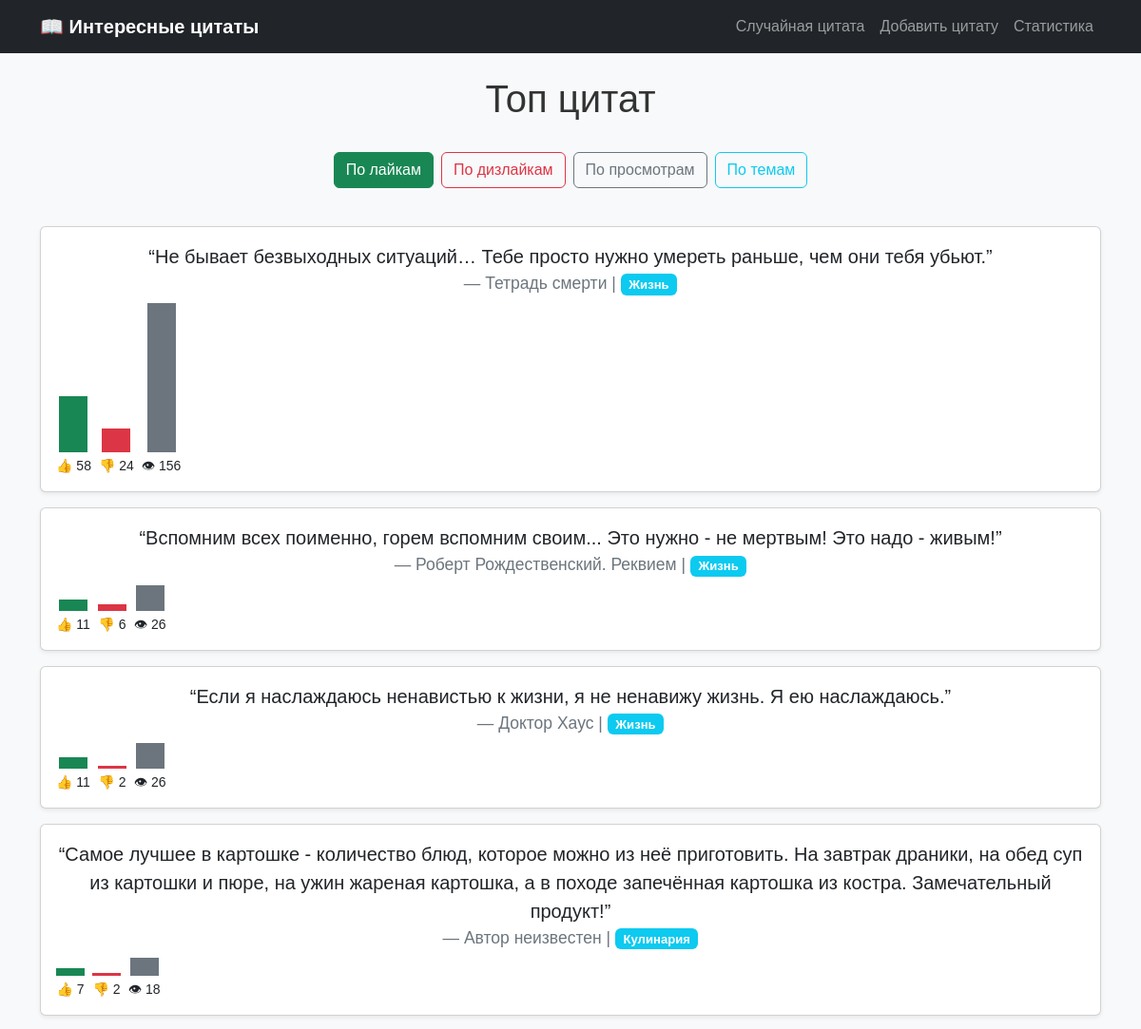
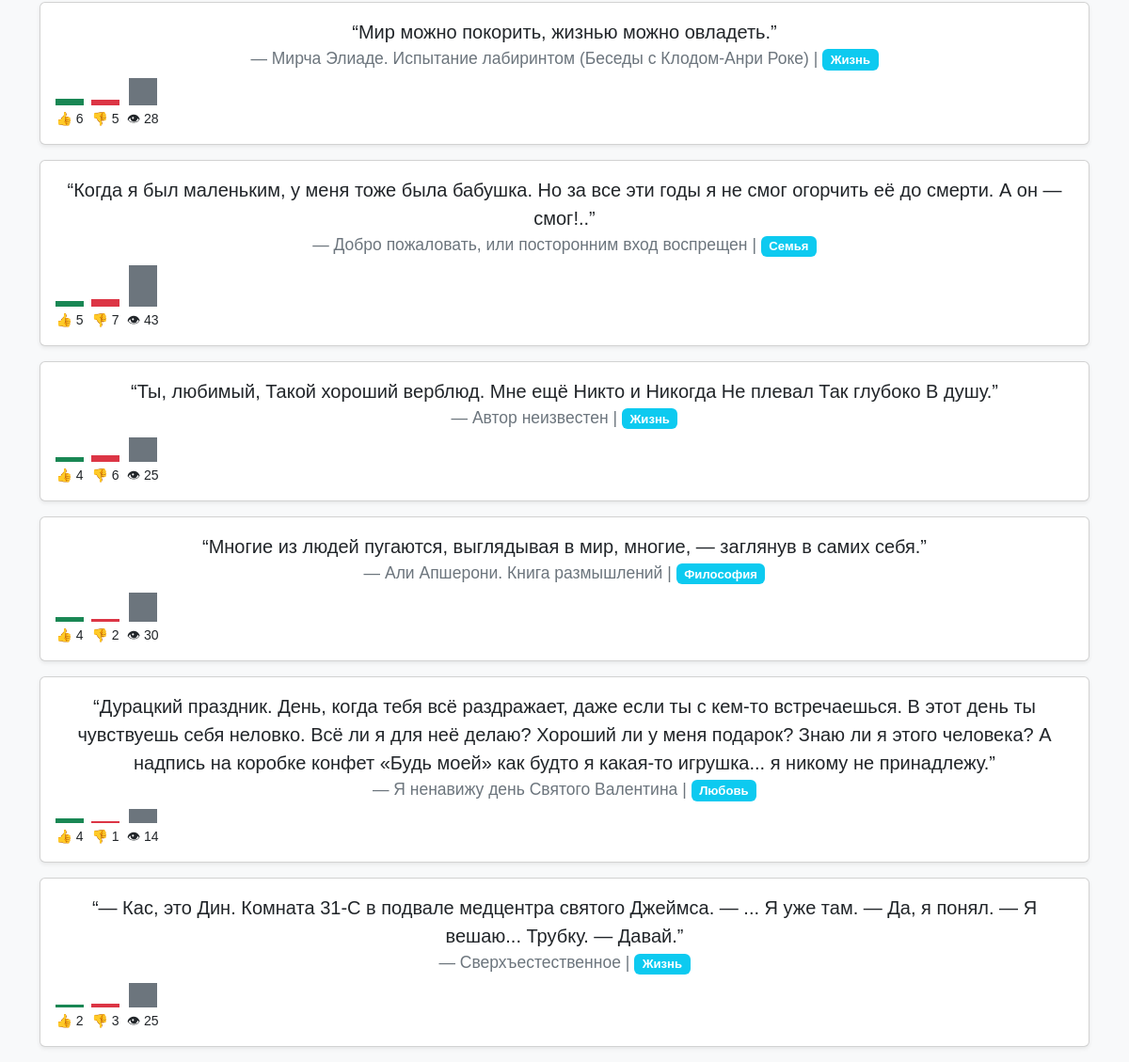
The page /top/ on the database its author committed (2 pictures, top to bottom).
### quotes/models.py (models this page shows, shortened)
class Quote(models.Model):
    text = models.TextField("Текст цитаты", unique=True, error_messages={"unique":"Такая цитата уже существует"})
    source = models.CharField("Источник", max_length=200)
    topic = models.CharField("Тема", max_length=50, choices=TOPIC_CHOICES, default='unknown')
    weight = models.PositiveIntegerField("Вес", default=1, validators=[MinValueValidator(1), MaxValueValidator(10)])
    likes = models.IntegerField(default=0)
    dislikes = models.IntegerField(default=0)
    views = models.IntegerField(default=0)

### quotes/views.py (the view)
# urls.py: path('top/', views.top_quotes, name='top_quotes'),
def top_quotes(request):
    sort = request.GET.get('sort', 'likes')  # по умолчанию лайки
    if sort == "likes":
        quotes = Quote.objects.order_by('-likes')[:10]
    elif sort == "dislikes":
        quotes = Quote.objects.order_by('-dislikes')[:10]
    elif sort == "views":
        quotes = Quote.objects.order_by('-views')[:10]
    else:
        quotes = Quote.objects.order_by('-likes')[:10]  # fallback
    return render(request, 'quotes/top_quotes.html', {'quotes': quotes, 'active_page': 'top_quotes', 'sort':sort})

### quotes/templates/quotes/top_quotes.html (shortened to what this page needs)
{% extends 'quotes/top_layout.html' %}
{% block top_content %}
    {% for quote in quotes %}
    <div class="card mb-3 shadow-sm">
      <div class="card-body">
        <blockquote class="blockquote mb-2">
          <p>“{{ quote.text }}”</p>
          <footer class="blockquote-footer">{{ quote.source }} | <span class="badge bg-info">{{ quote.get_topic_display }}</span></footer>
        </blockquote>
        <div class="d-flex align-items-end">
          <div class="d-flex flex-column align-items-center me-2">
            <div class="bg-success" style="width: 30px; height: {{ quote.likes|add:1 }}px;"></div>
            <small class="mt-1">👍 {{ quote.likes }}</small>
          </div>
          <div class="d-flex flex-column align-items-center me-2">
            <div class="bg-danger" style="width: 30px; height: {{ quote.dislikes|add:1 }}px;"></div>
            <small class="mt-1">👎 {{ quote.dislikes }}</small>
          </div>
          <div class="d-flex flex-column align-items-center">
            <div class="bg-secondary" style="width: 30px; height: {{ quote.views|add:1 }}px;"></div>
            <small class="mt-1">👁 {{ quote.views }}</small>
          </div>
        </div>
      </div>
    </div>
    {% endfor %}
{% endblock %}

### quotes/templates/quotes/top_layout.html (shortened to what this page needs)
{% extends 'quotes/layout.html' %}
{% block content %}
    {% if active_page == "topics" %}
        <h1>Распределение цитат</h1>
    {% else %}
        <h1>Топ цитат</h1>
    {% endif %}
    <br>
    <div class="d-flex justify-content-center mb-3">
      {% if active_page == "topics" %}
        <a href="{% url 'top_quotes' %}?sort=likes" class="btn btn-outline-success me-2">По лайкам</a>
        <a href="{% url 'top_quotes' %}?sort=dislikes" class="btn btn-outline-danger me-2">По дизлайкам</a>
        <a href="{% url 'top_quotes' %}?sort=views" class="btn btn-outline-secondary me-2">По просмотрам</a>
        <a href="{% url 'topics' %}" class="btn btn-info">По темам</a>
      {% elif sort == "likes" %}
        <a href="?sort=likes" class="btn btn-success me-2">По лайкам</a>
        <a href="?sort=dislikes" class="btn btn-outline-danger me-2">По дизлайкам</a>
        <a href="?sort=views" class="btn btn-outline-secondary me-2">По просмотрам</a>
        <a href="{% url 'topics' %}" class="btn btn-outline-info">По темам</a>
      {% elif sort == "dislikes" %}
        <a href="?sort=likes" class="btn btn-outline-success me-2">По лайкам</a>
        <a href="?sort=dislikes" class="btn btn-danger me-2">По дизлайкам</a>
        <a href="?sort=views" class="btn btn-outline-secondary me-2">По просмотрам</a>
        <a href="{% url 'topics' %}" class="btn btn-outline-info">По темам</a>
      {% else %}
        <a href="?sort=likes" class="btn btn-outline-success me-2">По лайкам</a>
        <a href="?sort=dislikes" class="btn btn-outline-danger me-2">По дизлайкам</a>
        <a href="?sort=views" class="btn btn-secondary me-2">По просмотрам</a>
        <a href="{% url 'topics' %}" class="btn btn-outline-info">По темам</a>
      {% endif %}
    </div>
    <br>
    {% block top_content %}
    {% endblock %}
{% endblock %}

### quotes/templates/quotes/layout.html (shortened to what this page needs)
{% load static %}
<!DOCTYPE html>
<html lang="ru">
<head>
    <link href="https://cdn.jsdelivr.net/npm/bootstrap@5.3.3/dist/css/bootstrap.min.css" rel="stylesheet">
    <link rel="stylesheet" href="{% static 'quotes/css/style.css' %}">
</head>
<body class="bg-light">
<nav class="navbar navbar-expand-lg navbar-dark bg-dark mb-4">
  <div class="container">
    <a class="navbar-brand fw-bold" href="{% url 'random_quote' %}">📖 Интересные цитаты</a>
    <div class="collapse navbar-collapse" id="navbarNav">
      <ul class="navbar-nav ms-auto">
        <li class="nav-item"><a class="nav-link" href="{% url 'random_quote' %}">Случайная цитата</a></li>
        <li class="nav-item"><a class="nav-link" href="{% url 'add_quote' %}">Добавить цитату</a></li>
        <li class="nav-item"><a class="nav-link" href="{% url 'top_quotes' %}">Статистика</a></li>
      </ul>
    </div>
  </div>
</nav>
<main class="container">
    {% block content %}
    {% endblock %}
</main>
</body>
</html>

### quotes/static/quotes/css/style.css (style rules this page uses)
body { font-family: Arial, sans-serif; background-color: #f4f4f9; margin: 0; padding: 0; text-align: center; color: #333; }

### rows shown on the page
Quote: text "Не бывает безвыходных ситуаций… Тебе просто нужно умереть раньше, чем они тебя убьют.", source "Тетрадь смерти", topic "Жизнь", likes "58", dislikes "24", views "156"
Quote: text "Вспомним всех поименно, горем вспомним своим... Это нужно - не мертвым! Это надо - живым!", source "Роберт Рождественский. Реквием", topic "Жизнь", likes "11", dislikes "6", views "26"
Quote: text "Если я наслаждаюсь ненавистью к жизни, я не ненавижу жизнь. Я ею наслаждаюсь.", source "Доктор Хаус", topic "Жизнь", likes "11", dislikes "2", views "26"
Quote: text "Самое лучшее в картошке - количество блюд, которое можно из неё приготовить. На завтрак драники, на обед суп из картошки и пюре, на ужин жареная картошка, а в походе запечённая картошка из костра. Замечательный продукт!", source "Автор неизвестен", topic "Кулинария", likes "7", dislikes "2", views "18"
Quote: text "Мир можно покорить, жизнью можно овладеть.", source "Мирча Элиаде. Испытание лабиринтом (Беседы с Клодом-Анри Роке)", topic "Жизнь", likes "6", dislikes "5", views "28"
Quote: text "Когда я был маленьким, у меня тоже была бабушка. Но за все эти годы я не смог огорчить её до смерти. А он — смог!..", source "Добро пожаловать, или посторонним вход воспрещен", topic "Семья", likes "5", dislikes "7", views "43"
Quote: text "Ты, любимый, Такой хороший верблюд. Мне ещё Никто и Никогда Не плевал Так глубоко В душу.", source "Автор неизвестен", topic "Жизнь", likes "4", dislikes "6", views "25"
Quote: text "Многие из людей пугаются, выглядывая в мир, многие, — заглянув в самих себя.", source "Али Апшерони. Книга размышлений", topic "Философия", likes "4", dislikes "2", views "30"
Quote: text "Дурацкий праздник. День, когда тебя всё раздражает, даже если ты с кем-то встречаешься. В этот день ты чувствуешь себя неловко. Всё ли я для неё делаю? Хороший ли у меня подарок? Знаю ли я этого человека? А надпись на коробке конфет «Будь моей» как будто я какая-то игрушка... я никому не принадлежу.", source "Я ненавижу день Святого Валентина", topic "Любовь", likes "4", dislikes "1", views "14"
Quote: text "— Кас, это Дин. Комната 31-C в подвале медцентра святого Джеймса. — ... Я уже там. — Да, я понял. — Я вешаю... Трубку. — Давай.", source "Сверхъестественное", topic "Жизнь", likes "2", dislikes "3", views "25"
